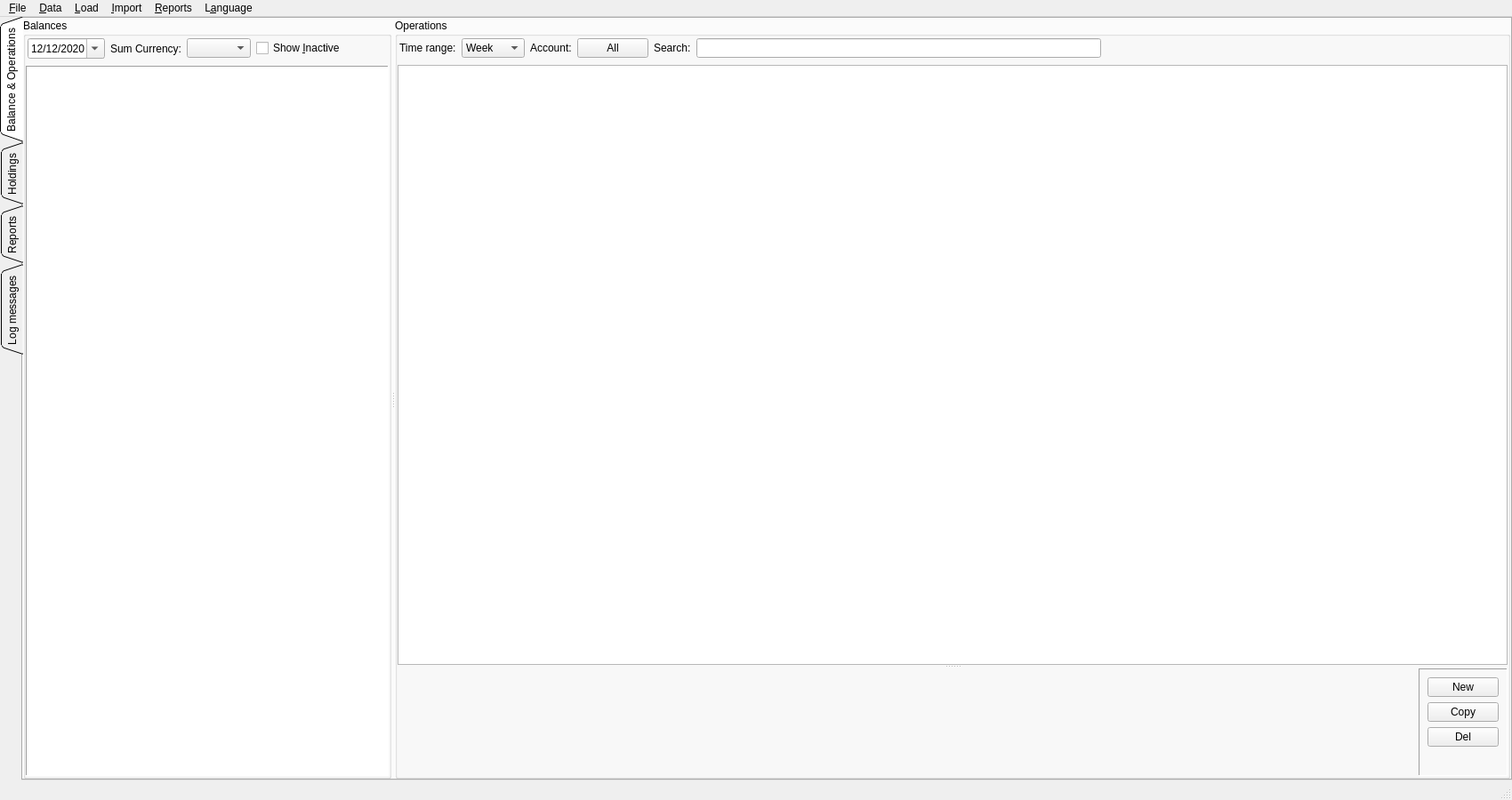
<?xml version="1.0" encoding="UTF-8"?>
<ui version="4.0">
 <class>LedgerMainWindow</class>
 <widget class="QMainWindow" name="LedgerMainWindow">
  <property name="geometry">
   <rect>
    <x>0</x>
    <y>0</y>
    <width>1700</width>
    <height>900</height>
   </rect>
  </property>
  <property name="minimumSize">
   <size>
    <width>0</width>
    <height>0</height>
   </size>
  </property>
  <property name="windowTitle">
   <string>jal</string>
  </property>
  <widget class="QWidget" name="centralwidget">
   <property name="maximumSize">
    <size>
     <width>16777215</width>
     <height>16777215</height>
    </size>
   </property>
   <layout class="QVBoxLayout" name="verticalLayout_6">
    <property name="leftMargin">
     <number>0</number>
    </property>
    <property name="topMargin">
     <number>0</number>
    </property>
    <property name="rightMargin">
     <number>0</number>
    </property>
    <property name="bottomMargin">
     <number>0</number>
    </property>
    <item>
     <widget class="QTabWidget" name="MainTabs">
      <property name="tabPosition">
       <enum>QTabWidget::West</enum>
      </property>
      <property name="tabShape">
       <enum>QTabWidget::Triangular</enum>
      </property>
      <property name="currentIndex">
       <number>0</number>
      </property>
      <widget class="QWidget" name="BalanceTransactionTab">
       <attribute name="title">
        <string>Balance &amp;&amp; Operations</string>
       </attribute>
       <layout class="QHBoxLayout" name="horizontalLayout">
        <property name="leftMargin">
         <number>0</number>
        </property>
        <property name="topMargin">
         <number>0</number>
        </property>
        <property name="rightMargin">
         <number>0</number>
        </property>
        <property name="bottomMargin">
         <number>0</number>
        </property>
        <item>
         <widget class="QSplitter" name="BalanceOperationsSplitter">
          <property name="sizePolicy">
           <sizepolicy hsizetype="Expanding" vsizetype="Preferred">
            <horstretch>0</horstretch>
            <verstretch>0</verstretch>
           </sizepolicy>
          </property>
          <property name="orientation">
           <enum>Qt::Horizontal</enum>
          </property>
          <widget class="QGroupBox" name="BalanceBox">
           <property name="sizePolicy">
            <sizepolicy hsizetype="Preferred" vsizetype="Preferred">
             <horstretch>1</horstretch>
             <verstretch>0</verstretch>
            </sizepolicy>
           </property>
           <property name="maximumSize">
            <size>
             <width>16777215</width>
             <height>16777215</height>
            </size>
           </property>
           <property name="title">
            <string>Balances</string>
           </property>
           <layout class="QVBoxLayout" name="verticalLayout">
            <property name="leftMargin">
             <number>0</number>
            </property>
            <property name="topMargin">
             <number>0</number>
            </property>
            <property name="rightMargin">
             <number>0</number>
            </property>
            <property name="bottomMargin">
             <number>0</number>
            </property>
            <item>
             <widget class="QFrame" name="BalanceConfigFrame">
              <property name="minimumSize">
               <size>
                <width>408</width>
                <height>0</height>
               </size>
              </property>
              <property name="maximumSize">
               <size>
                <width>16777215</width>
                <height>44</height>
               </size>
              </property>
              <property name="frameShape">
               <enum>QFrame::Panel</enum>
              </property>
              <property name="frameShadow">
               <enum>QFrame::Plain</enum>
              </property>
              <property name="lineWidth">
               <number>0</number>
              </property>
              <layout class="QHBoxLayout" name="horizontalLayout_2">
               <property name="leftMargin">
                <number>2</number>
               </property>
               <property name="topMargin">
                <number>2</number>
               </property>
               <property name="rightMargin">
                <number>2</number>
               </property>
               <property name="bottomMargin">
                <number>2</number>
               </property>
               <item>
                <widget class="QDateEdit" name="BalanceDate">
                 <property name="dateTime">
                  <datetime>
                   <hour>21</hour>
                   <minute>0</minute>
                   <second>0</second>
                   <year>2020</year>
                   <month>12</month>
                   <day>12</day>
                  </datetime>
                 </property>
                 <property name="displayFormat">
                  <string>dd/MM/yyyy</string>
                 </property>
                 <property name="calendarPopup">
                  <bool>true</bool>
                 </property>
                 <property name="timeSpec">
                  <enum>Qt::UTC</enum>
                 </property>
                </widget>
               </item>
               <item>
                <widget class="QLabel" name="CurrencyLbl">
                 <property name="layoutDirection">
                  <enum>Qt::LeftToRight</enum>
                 </property>
                 <property name="text">
                  <string>Sum Currency:</string>
                 </property>
                 <property name="alignment">
                  <set>Qt::AlignRight|Qt::AlignTrailing|Qt::AlignVCenter</set>
                 </property>
                </widget>
               </item>
               <item>
                <widget class="CurrencyComboBox" name="BalancesCurrencyCombo"/>
               </item>
               <item>
                <widget class="QCheckBox" name="ShowInactiveCheckBox">
                 <property name="text">
                  <string>Show &amp;Inactive</string>
                 </property>
                </widget>
               </item>
               <item>
                <spacer name="horizontalSpacer_2">
                 <property name="orientation">
                  <enum>Qt::Horizontal</enum>
                 </property>
                 <property name="sizeHint" stdset="0">
                  <size>
                   <width>40</width>
                   <height>20</height>
                  </size>
                 </property>
                </spacer>
               </item>
              </layout>
             </widget>
            </item>
            <item>
             <widget class="QTableView" name="BalancesTableView">
              <property name="frameShape">
               <enum>QFrame::Panel</enum>
              </property>
              <property name="editTriggers">
               <set>QAbstractItemView::EditKeyPressed|QAbstractItemView::SelectedClicked</set>
              </property>
              <property name="alternatingRowColors">
               <bool>true</bool>
              </property>
              <property name="selectionMode">
               <enum>QAbstractItemView::NoSelection</enum>
              </property>
              <property name="gridStyle">
               <enum>Qt::DotLine</enum>
              </property>
              <property name="wordWrap">
               <bool>false</bool>
              </property>
              <attribute name="verticalHeaderVisible">
               <bool>false</bool>
              </attribute>
              <attribute name="verticalHeaderMinimumSectionSize">
               <number>20</number>
              </attribute>
              <attribute name="verticalHeaderDefaultSectionSize">
               <number>20</number>
              </attribute>
             </widget>
            </item>
           </layout>
          </widget>
          <widget class="QGroupBox" name="OperationsBox">
           <property name="sizePolicy">
            <sizepolicy hsizetype="Preferred" vsizetype="Preferred">
             <horstretch>4</horstretch>
             <verstretch>0</verstretch>
            </sizepolicy>
           </property>
           <property name="contextMenuPolicy">
            <enum>Qt::DefaultContextMenu</enum>
           </property>
           <property name="title">
            <string>Operations</string>
           </property>
           <layout class="QVBoxLayout" name="verticalLayout_2">
            <property name="leftMargin">
             <number>0</number>
            </property>
            <property name="topMargin">
             <number>0</number>
            </property>
            <property name="rightMargin">
             <number>0</number>
            </property>
            <property name="bottomMargin">
             <number>0</number>
            </property>
            <item>
             <widget class="QFrame" name="OperationConfigFrame">
              <property name="enabled">
               <bool>true</bool>
              </property>
              <property name="minimumSize">
               <size>
                <width>0</width>
                <height>0</height>
               </size>
              </property>
              <property name="frameShape">
               <enum>QFrame::Panel</enum>
              </property>
              <property name="frameShadow">
               <enum>QFrame::Plain</enum>
              </property>
              <property name="lineWidth">
               <number>0</number>
              </property>
              <layout class="QHBoxLayout" name="horizontalLayout_3">
               <property name="leftMargin">
                <number>2</number>
               </property>
               <property name="topMargin">
                <number>2</number>
               </property>
               <property name="rightMargin">
                <number>2</number>
               </property>
               <property name="bottomMargin">
                <number>2</number>
               </property>
               <item>
                <widget class="QLabel" name="DateRangeLbl">
                 <property name="text">
                  <string>Time range:</string>
                 </property>
                </widget>
               </item>
               <item>
                <widget class="QComboBox" name="DateRangeCombo">
                 <item>
                  <property name="text">
                   <string>Week</string>
                  </property>
                 </item>
                 <item>
                  <property name="text">
                   <string>Month</string>
                  </property>
                 </item>
                 <item>
                  <property name="text">
                   <string>Quarter</string>
                  </property>
                 </item>
                 <item>
                  <property name="text">
                   <string>Year</string>
                  </property>
                 </item>
                 <item>
                  <property name="text">
                   <string>All</string>
                  </property>
                 </item>
                </widget>
               </item>
               <item>
                <widget class="QLabel" name="AccountLbl">
                 <property name="text">
                  <string>Account:</string>
                 </property>
                </widget>
               </item>
               <item>
                <widget class="AccountButton" name="ChooseAccountBtn">
                 <property name="text">
                  <string>All</string>
                 </property>
                </widget>
               </item>
               <item>
                <widget class="QLabel" name="SearchLbl">
                 <property name="text">
                  <string>Search:</string>
                 </property>
                </widget>
               </item>
               <item>
                <widget class="QLineEdit" name="SearchString"/>
               </item>
               <item>
                <spacer name="horizontalSpacer">
                 <property name="orientation">
                  <enum>Qt::Horizontal</enum>
                 </property>
                 <property name="sizeHint" stdset="0">
                  <size>
                   <width>40</width>
                   <height>20</height>
                  </size>
                 </property>
                </spacer>
               </item>
              </layout>
             </widget>
            </item>
            <item>
             <widget class="QSplitter" name="OperationsDetailsSplitter">
              <property name="orientation">
               <enum>Qt::Vertical</enum>
              </property>
              <widget class="QTableView" name="OperationsTableView">
               <property name="sizePolicy">
                <sizepolicy hsizetype="Expanding" vsizetype="Expanding">
                 <horstretch>0</horstretch>
                 <verstretch>4</verstretch>
                </sizepolicy>
               </property>
               <property name="alternatingRowColors">
                <bool>true</bool>
               </property>
               <property name="selectionMode">
                <enum>QAbstractItemView::ExtendedSelection</enum>
               </property>
               <property name="selectionBehavior">
                <enum>QAbstractItemView::SelectRows</enum>
               </property>
               <property name="wordWrap">
                <bool>false</bool>
               </property>
               <attribute name="verticalHeaderVisible">
                <bool>false</bool>
               </attribute>
               <attribute name="verticalHeaderMinimumSectionSize">
                <number>20</number>
               </attribute>
               <attribute name="verticalHeaderDefaultSectionSize">
                <number>20</number>
               </attribute>
              </widget>
              <widget class="QFrame" name="OperationDetails">
               <property name="sizePolicy">
                <sizepolicy hsizetype="Preferred" vsizetype="Preferred">
                 <horstretch>0</horstretch>
                 <verstretch>1</verstretch>
                </sizepolicy>
               </property>
               <property name="minimumSize">
                <size>
                 <width>0</width>
                 <height>100</height>
                </size>
               </property>
               <property name="maximumSize">
                <size>
                 <width>16777215</width>
                 <height>300</height>
                </size>
               </property>
               <property name="frameShape">
                <enum>QFrame::Panel</enum>
               </property>
               <property name="frameShadow">
                <enum>QFrame::Plain</enum>
               </property>
               <property name="lineWidth">
                <number>0</number>
               </property>
               <layout class="QHBoxLayout" name="horizontalLayout_4">
                <property name="leftMargin">
                 <number>0</number>
                </property>
                <property name="topMargin">
                 <number>0</number>
                </property>
                <property name="rightMargin">
                 <number>0</number>
                </property>
                <property name="bottomMargin">
                 <number>0</number>
                </property>
                <item>
                 <widget class="QStackedWidget" name="OperationsTabs">
                  <property name="currentIndex">
                   <number>5</number>
                  </property>
                  <widget class="QWidget" name="NoOperation"/>
                  <widget class="IncomeSpendingWidget" name="IncomeSpending"/>
                  <widget class="DividendWidget" name="Dividend"/>
                  <widget class="TradeWidget" name="Trade"/>
                  <widget class="TransferWidget" name="Transfer"/>
                  <widget class="CorporateActionWidget" name="CorporateAction"/>
                 </widget>
                </item>
                <item>
                 <widget class="QFrame" name="OperationsButtons">
                  <property name="minimumSize">
                   <size>
                    <width>100</width>
                    <height>0</height>
                   </size>
                  </property>
                  <property name="frameShape">
                   <enum>QFrame::Panel</enum>
                  </property>
                  <property name="frameShadow">
                   <enum>QFrame::Sunken</enum>
                  </property>
                  <layout class="QVBoxLayout" name="verticalLayout_3">
                   <item>
                    <widget class="QPushButton" name="NewOperationBtn">
                     <property name="text">
                      <string>New</string>
                     </property>
                    </widget>
                   </item>
                   <item>
                    <widget class="QPushButton" name="CopyOperationBtn">
                     <property name="text">
                      <string>Copy</string>
                     </property>
                    </widget>
                   </item>
                   <item>
                    <widget class="QPushButton" name="DeleteOperationBtn">
                     <property name="text">
                      <string>Del</string>
                     </property>
                    </widget>
                   </item>
                   <item>
                    <spacer name="verticalSpacer_4">
                     <property name="orientation">
                      <enum>Qt::Vertical</enum>
                     </property>
                     <property name="sizeHint" stdset="0">
                      <size>
                       <width>20</width>
                       <height>40</height>
                      </size>
                     </property>
                    </spacer>
                   </item>
                  </layout>
                 </widget>
                </item>
               </layout>
              </widget>
             </widget>
            </item>
           </layout>
          </widget>
         </widget>
        </item>
       </layout>
      </widget>
      <widget class="QWidget" name="HoldingsTab">
       <attribute name="title">
        <string>Holdings</string>
       </attribute>
       <layout class="QVBoxLayout" name="verticalLayout_4">
        <property name="spacing">
         <number>0</number>
        </property>
        <property name="leftMargin">
         <number>0</number>
        </property>
        <property name="topMargin">
         <number>0</number>
        </property>
        <property name="rightMargin">
         <number>0</number>
        </property>
        <property name="bottomMargin">
         <number>0</number>
        </property>
        <item>
         <widget class="QFrame" name="HoldingsParamsFrame">
          <property name="frameShape">
           <enum>QFrame::Panel</enum>
          </property>
          <property name="frameShadow">
           <enum>QFrame::Sunken</enum>
          </property>
          <layout class="QHBoxLayout" name="horizontalLayout_7">
           <property name="spacing">
            <number>6</number>
           </property>
           <property name="leftMargin">
            <number>2</number>
           </property>
           <property name="topMargin">
            <number>2</number>
           </property>
           <property name="rightMargin">
            <number>2</number>
           </property>
           <property name="bottomMargin">
            <number>2</number>
           </property>
           <item>
            <widget class="QDateEdit" name="HoldingsDate">
             <property name="dateTime">
              <datetime>
               <hour>21</hour>
               <minute>0</minute>
               <second>0</second>
               <year>2020</year>
               <month>12</month>
               <day>12</day>
              </datetime>
             </property>
             <property name="displayFormat">
              <string>dd/MM/yyyy</string>
             </property>
             <property name="calendarPopup">
              <bool>true</bool>
             </property>
             <property name="timeSpec">
              <enum>Qt::UTC</enum>
             </property>
            </widget>
           </item>
           <item>
            <widget class="QLabel" name="HoldingsCurrencyLbl">
             <property name="text">
              <string>Common currency:</string>
             </property>
            </widget>
           </item>
           <item>
            <widget class="CurrencyComboBox" name="HoldingsCurrencyCombo"/>
           </item>
           <item>
            <spacer name="horizontalSpacer_3">
             <property name="orientation">
              <enum>Qt::Horizontal</enum>
             </property>
             <property name="sizeHint" stdset="0">
              <size>
               <width>1411</width>
               <height>20</height>
              </size>
             </property>
            </spacer>
           </item>
          </layout>
         </widget>
        </item>
        <item>
         <widget class="QTreeView" name="HoldingsTableView">
          <property name="frameShape">
           <enum>QFrame::Panel</enum>
          </property>
          <property name="alternatingRowColors">
           <bool>true</bool>
          </property>
          <property name="animated">
           <bool>true</bool>
          </property>
          <property name="allColumnsShowFocus">
           <bool>true</bool>
          </property>
         </widget>
        </item>
       </layout>
      </widget>
      <widget class="QWidget" name="ReportsTab">
       <attribute name="title">
        <string>Reports</string>
       </attribute>
       <layout class="QVBoxLayout" name="verticalLayout_7">
        <property name="leftMargin">
         <number>0</number>
        </property>
        <property name="topMargin">
         <number>0</number>
        </property>
        <property name="rightMargin">
         <number>0</number>
        </property>
        <property name="bottomMargin">
         <number>0</number>
        </property>
        <item>
         <widget class="QFrame" name="ReportParamsFrame">
          <property name="frameShape">
           <enum>QFrame::Panel</enum>
          </property>
          <property name="frameShadow">
           <enum>QFrame::Sunken</enum>
          </property>
          <layout class="QGridLayout" name="gridLayout">
           <property name="leftMargin">
            <number>2</number>
           </property>
           <property name="topMargin">
            <number>2</number>
           </property>
           <property name="rightMargin">
            <number>2</number>
           </property>
           <property name="bottomMargin">
            <number>2</number>
           </property>
           <property name="spacing">
            <number>6</number>
           </property>
           <item row="0" column="10">
            <spacer name="ReportFrameSpacer">
             <property name="orientation">
              <enum>Qt::Horizontal</enum>
             </property>
             <property name="sizeHint" stdset="0">
              <size>
               <width>40</width>
               <height>20</height>
              </size>
             </property>
            </spacer>
           </item>
           <item row="1" column="2">
            <widget class="AccountButton" name="ReportAccountBtn">
             <property name="text">
              <string>PushButton</string>
             </property>
            </widget>
           </item>
           <item row="0" column="9">
            <widget class="CategorySelector" name="ReportCategoryEdit" native="true"/>
           </item>
           <item row="0" column="0">
            <widget class="QLabel" name="ReportTypeLbl">
             <property name="text">
              <string>Report:</string>
             </property>
            </widget>
           </item>
           <item row="1" column="5">
            <widget class="QDateEdit" name="ReportToDate">
             <property name="dateTime">
              <datetime>
               <hour>21</hour>
               <minute>0</minute>
               <second>0</second>
               <year>2020</year>
               <month>12</month>
               <day>12</day>
              </datetime>
             </property>
             <property name="displayFormat">
              <string>dd/MM/yyyy</string>
             </property>
             <property name="calendarPopup">
              <bool>true</bool>
             </property>
             <property name="timeSpec">
              <enum>Qt::UTC</enum>
             </property>
            </widget>
           </item>
           <item row="1" column="0">
            <widget class="QLabel" name="ReportAccountLbl">
             <property name="text">
              <string>Account:</string>
             </property>
            </widget>
           </item>
           <item row="0" column="3" rowspan="2">
            <widget class="Line" name="line_2">
             <property name="sizePolicy">
              <sizepolicy hsizetype="Fixed" vsizetype="Expanding">
               <horstretch>0</horstretch>
               <verstretch>0</verstretch>
              </sizepolicy>
             </property>
             <property name="frameShadow">
              <enum>QFrame::Sunken</enum>
             </property>
             <property name="orientation">
              <enum>Qt::Vertical</enum>
             </property>
            </widget>
           </item>
           <item row="1" column="4">
            <widget class="QLabel" name="ReportToLbl">
             <property name="text">
              <string>To:</string>
             </property>
             <property name="alignment">
              <set>Qt::AlignRight|Qt::AlignTrailing|Qt::AlignVCenter</set>
             </property>
            </widget>
           </item>
           <item row="0" column="4">
            <widget class="QLabel" name="ReportFromLbl">
             <property name="text">
              <string>From:</string>
             </property>
             <property name="alignment">
              <set>Qt::AlignRight|Qt::AlignTrailing|Qt::AlignVCenter</set>
             </property>
            </widget>
           </item>
           <item row="1" column="6">
            <widget class="QCheckBox" name="ReportGroupCheck">
             <property name="text">
              <string>Group dates</string>
             </property>
            </widget>
           </item>
           <item row="0" column="2">
            <widget class="QComboBox" name="ReportTypeCombo">
             <item>
              <property name="text">
               <string>Income / Spending</string>
              </property>
             </item>
             <item>
              <property name="text">
               <string>Profit / Loss</string>
              </property>
             </item>
             <item>
              <property name="text">
               <string>Deals</string>
              </property>
             </item>
             <item>
              <property name="text">
               <string>By Category</string>
              </property>
             </item>
             <item>
              <property name="text">
               <string>Income / Spending 2</string>
              </property>
             </item>
            </widget>
           </item>
           <item row="1" column="11">
            <widget class="QPushButton" name="SaveReportBtn">
             <property name="text">
              <string>Save</string>
             </property>
            </widget>
           </item>
           <item row="0" column="11">
            <widget class="QPushButton" name="RunReportBtn">
             <property name="text">
              <string>Run</string>
             </property>
            </widget>
           </item>
           <item row="0" column="8">
            <widget class="QLabel" name="ReportCategoryLbl">
             <property name="text">
              <string>Category:</string>
             </property>
            </widget>
           </item>
           <item row="0" column="6">
            <widget class="QComboBox" name="ReportRangeCombo">
             <item>
              <property name="text">
               <string>Custom range</string>
              </property>
             </item>
             <item>
              <property name="text">
               <string>Quarter to date</string>
              </property>
             </item>
             <item>
              <property name="text">
               <string>Year to date</string>
              </property>
             </item>
             <item>
              <property name="text">
               <string>This year</string>
              </property>
             </item>
             <item>
              <property name="text">
               <string>Previous year</string>
              </property>
             </item>
            </widget>
           </item>
           <item row="0" column="5">
            <widget class="QDateEdit" name="ReportFromDate">
             <property name="dateTime">
              <datetime>
               <hour>21</hour>
               <minute>0</minute>
               <second>0</second>
               <year>2020</year>
               <month>12</month>
               <day>12</day>
              </datetime>
             </property>
             <property name="displayFormat">
              <string>dd/MM/yyyy</string>
             </property>
             <property name="calendarPopup">
              <bool>true</bool>
             </property>
             <property name="timeSpec">
              <enum>Qt::UTC</enum>
             </property>
            </widget>
           </item>
           <item row="0" column="7" rowspan="2">
            <widget class="Line" name="line_3">
             <property name="orientation">
              <enum>Qt::Vertical</enum>
             </property>
            </widget>
           </item>
          </layout>
         </widget>
        </item>
        <item>
         <widget class="QTableView" name="ReportTableView">
          <property name="frameShape">
           <enum>QFrame::Panel</enum>
          </property>
          <property name="frameShadow">
           <enum>QFrame::Sunken</enum>
          </property>
          <property name="alternatingRowColors">
           <bool>true</bool>
          </property>
          <property name="gridStyle">
           <enum>Qt::DotLine</enum>
          </property>
          <property name="wordWrap">
           <bool>false</bool>
          </property>
          <attribute name="verticalHeaderVisible">
           <bool>false</bool>
          </attribute>
          <attribute name="verticalHeaderMinimumSectionSize">
           <number>20</number>
          </attribute>
          <attribute name="verticalHeaderDefaultSectionSize">
           <number>20</number>
          </attribute>
         </widget>
        </item>
        <item>
         <widget class="QTreeView" name="ReportTreeView">
          <property name="alternatingRowColors">
           <bool>true</bool>
          </property>
          <attribute name="headerStretchLastSection">
           <bool>false</bool>
          </attribute>
         </widget>
        </item>
       </layout>
      </widget>
      <widget class="QWidget" name="LoggingTab">
       <attribute name="title">
        <string>Log messages</string>
       </attribute>
       <layout class="QVBoxLayout" name="verticalLayout_5">
        <property name="leftMargin">
         <number>0</number>
        </property>
        <property name="topMargin">
         <number>0</number>
        </property>
        <property name="rightMargin">
         <number>0</number>
        </property>
        <property name="bottomMargin">
         <number>0</number>
        </property>
        <item>
         <widget class="LogViewer" name="Logs"/>
        </item>
       </layout>
      </widget>
     </widget>
    </item>
   </layout>
  </widget>
  <widget class="QMenuBar" name="MainMenu">
   <property name="geometry">
    <rect>
     <x>0</x>
     <y>0</y>
     <width>1700</width>
     <height>22</height>
    </rect>
   </property>
   <widget class="QMenu" name="menuFile">
    <property name="title">
     <string>&amp;File</string>
    </property>
    <addaction name="actionExit"/>
   </widget>
   <widget class="QMenu" name="menu_DAta">
    <property name="title">
     <string>&amp;Data</string>
    </property>
    <widget class="QMenu" name="menuPredefined_data">
     <property name="title">
      <string>Predefined data</string>
     </property>
     <addaction name="actionAccountTypes"/>
    </widget>
    <addaction name="separator"/>
    <addaction name="actionAccounts"/>
    <addaction name="actionAssets"/>
    <addaction name="actionPeers"/>
    <addaction name="actionCategories"/>
    <addaction name="actionTags"/>
    <addaction name="actionCountries"/>
    <addaction name="actionQuotes"/>
    <addaction name="menuPredefined_data"/>
    <addaction name="separator"/>
    <addaction name="actionBackup"/>
    <addaction name="actionRestore"/>
    <addaction name="action_Re_build_Ledger"/>
   </widget>
   <widget class="QMenu" name="menuLoad">
    <property name="title">
     <string>&amp;Load</string>
    </property>
    <addaction name="action_Load_quotes"/>
   </widget>
   <widget class="QMenu" name="menu_Reports">
    <property name="title">
     <string>&amp;Reports</string>
    </property>
    <addaction name="PrepareTaxForms"/>
   </widget>
   <widget class="QMenu" name="menuLanguage">
    <property name="title">
     <string>L&amp;anguage</string>
    </property>
   </widget>
   <widget class="QMenu" name="menuImport">
    <property name="title">
     <string>&amp;Import</string>
    </property>
    <addaction name="actionImportSlipRU"/>
    <addaction name="actionImportStatement"/>
   </widget>
   <addaction name="menuFile"/>
   <addaction name="menu_DAta"/>
   <addaction name="menuLoad"/>
   <addaction name="menuImport"/>
   <addaction name="menu_Reports"/>
   <addaction name="menuLanguage"/>
  </widget>
  <widget class="QStatusBar" name="StatusBar"/>
  <action name="actionExit">
   <property name="text">
    <string>&amp;Exit</string>
   </property>
   <property name="menuRole">
    <enum>QAction::QuitRole</enum>
   </property>
  </action>
  <action name="action_Re_build_Ledger">
   <property name="text">
    <string>Re-build &amp;Ledger...</string>
   </property>
  </action>
  <action name="action_Load_quotes">
   <property name="text">
    <string>Load &amp;Quotes...</string>
   </property>
  </action>
  <action name="actionImportStatement">
   <property name="text">
    <string>&amp;Broker statement...</string>
   </property>
  </action>
  <action name="actionAccountTypes">
   <property name="text">
    <string>Account &amp;Types</string>
   </property>
  </action>
  <action name="actionAccounts">
   <property name="text">
    <string>&amp;Accounts</string>
   </property>
  </action>
  <action name="actionAssets">
   <property name="text">
    <string>A&amp;ssets</string>
   </property>
  </action>
  <action name="actionPeers">
   <property name="text">
    <string>&amp;Peers</string>
   </property>
  </action>
  <action name="actionCategories">
   <property name="text">
    <string>&amp;Categories</string>
   </property>
  </action>
  <action name="actionBackup">
   <property name="text">
    <string>&amp;Backup...</string>
   </property>
  </action>
  <action name="actionRestore">
   <property name="text">
    <string>&amp;Restore...</string>
   </property>
  </action>
  <action name="PrepareTaxForms">
   <property name="text">
    <string>&amp;Tax report [RU]</string>
   </property>
  </action>
  <action name="MakeDealsReport">
   <property name="text">
    <string>&amp;Deals report</string>
   </property>
  </action>
  <action name="actionTags">
   <property name="text">
    <string>&amp;Tags</string>
   </property>
  </action>
  <action name="MakePLReport">
   <property name="text">
    <string>&amp;Profit/Loss report</string>
   </property>
  </action>
  <action name="MakeCategoriesReport">
   <property name="text">
    <string>&amp;Income/Spending report</string>
   </property>
  </action>
  <action name="actionImportSlipRU">
   <property name="text">
    <string>Slip [RU]...</string>
   </property>
  </action>
  <action name="actionCountries">
   <property name="text">
    <string>C&amp;ountries</string>
   </property>
  </action>
  <action name="actionQuotes">
   <property name="text">
    <string>&amp;Quotes</string>
   </property>
  </action>
 </widget>
 <customwidgets>
  <customwidget>
   <class>AccountButton</class>
   <extends>QPushButton</extends>
   <header>jal/ui_custom/account_select.h</header>
  </customwidget>
  <customwidget>
   <class>LogViewer</class>
   <extends>QPlainTextEdit</extends>
   <header>jal/ui_custom/log_viewer.h</header>
  </customwidget>
  <customwidget>
   <class>CurrencyComboBox</class>
   <extends>QComboBox</extends>
   <header>jal/ui_custom/account_select.h</header>
  </customwidget>
  <customwidget>
   <class>CategorySelector</class>
   <extends>QWidget</extends>
   <header>jal/ui_custom/reference_selector.h</header>
   <container>1</container>
  </customwidget>
  <customwidget>
   <class>DividendWidget</class>
   <extends>QWidget</extends>
   <header>jal/ui_custom/dividend_widget.h</header>
   <container>1</container>
  </customwidget>
  <customwidget>
   <class>TradeWidget</class>
   <extends>QWidget</extends>
   <header>jal/ui_custom/trade_widget.h</header>
   <container>1</container>
  </customwidget>
  <customwidget>
   <class>TransferWidget</class>
   <extends>QWidget</extends>
   <header>jal/ui_custom/transfer_widget.h</header>
   <container>1</container>
  </customwidget>
  <customwidget>
   <class>CorporateActionWidget</class>
   <extends>QWidget</extends>
   <header>jal/ui_custom/corporate_action_widget.h</header>
   <container>1</container>
  </customwidget>
  <customwidget>
   <class>IncomeSpendingWidget</class>
   <extends>QWidget</extends>
   <header>jal/ui_custom/income_spending_widget.h</header>
   <container>1</container>
  </customwidget>
 </customwidgets>
 <resources/>
 <connections/>
</ui>
